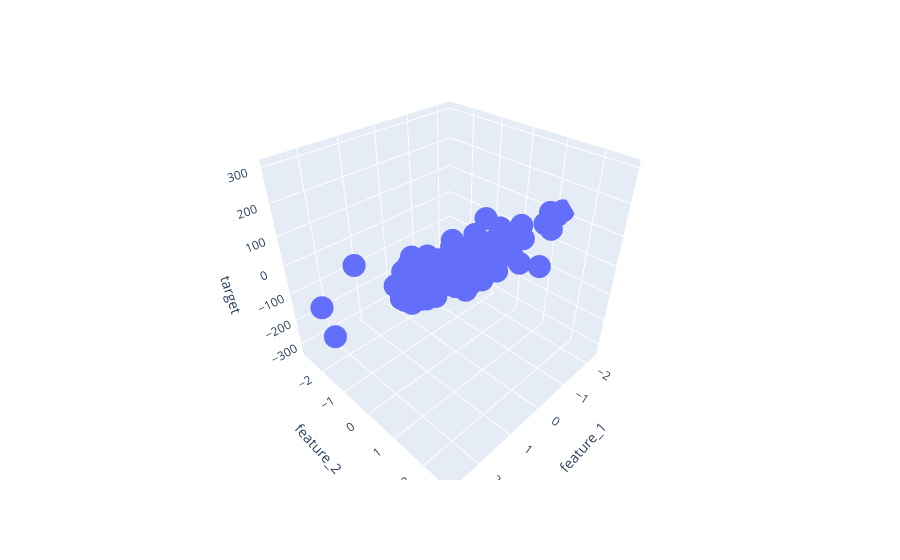

The notebook cell this image was saved under:
### Code cell
# Visualizing the data
fig = px.scatter_3d(data, x='feature_1', y='feature_2', z='target')
fig.show()
